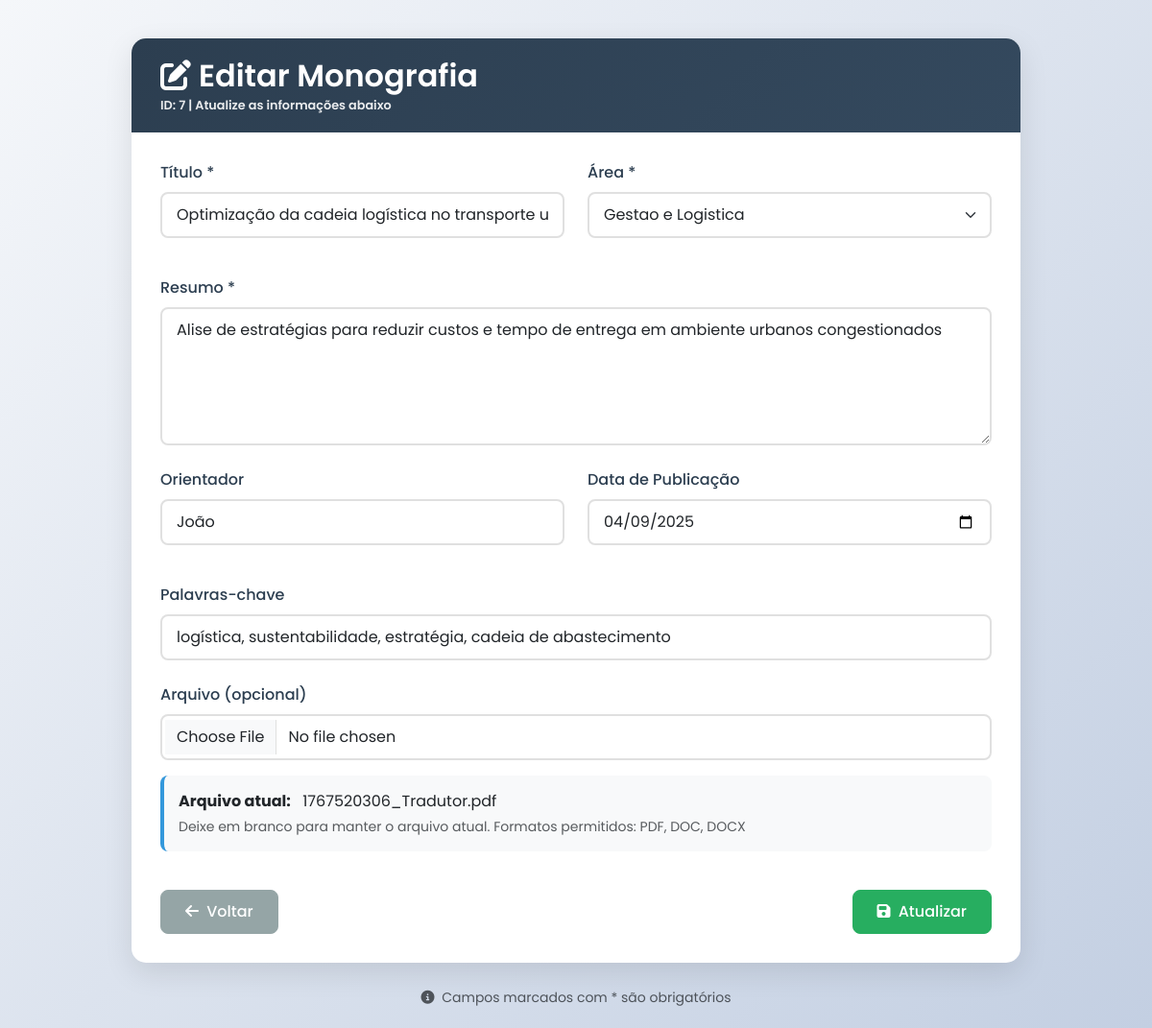
/admin/editar_monografia.php?id=7 (signed in), run on an earlier commit of the app's database.
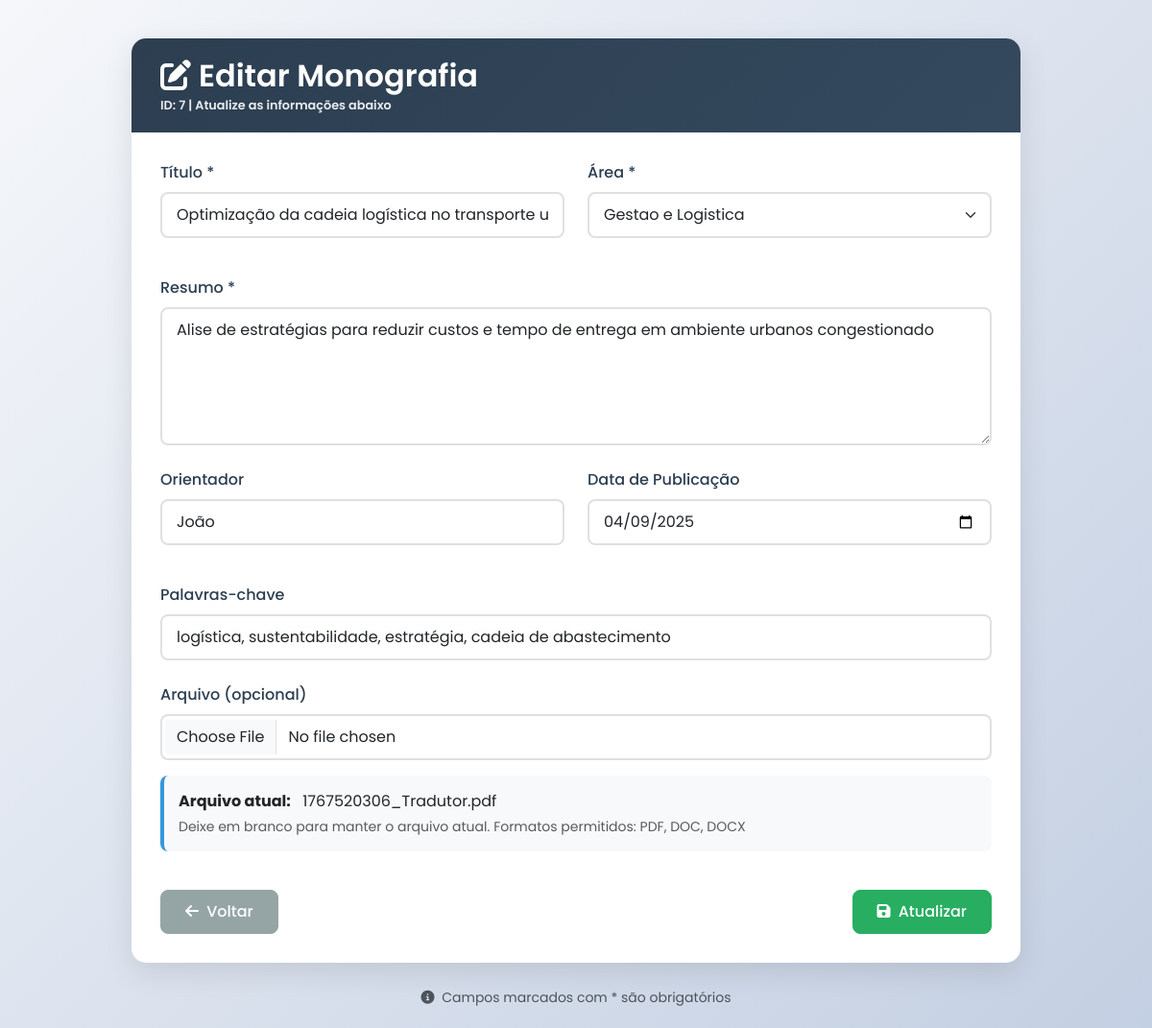
And on a later commit of the database.
### tables this page shows
CREATE TABLE `monografias` (
  `id` int NOT NULL AUTO_INCREMENT,
  `titulo` varchar(255) NOT NULL,
  `resumo` text NOT NULL,
  `autor_id` int NOT NULL,
  `orientador` varchar(100) DEFAULT NULL,
  `area` varchar(100) DEFAULT NULL,
  `palavras_chave` varchar(255) DEFAULT NULL,
  `arquivo` varchar(255) NOT NULL,
  `data_publicacao` date DEFAULT NULL,
  `status` enum('pendente','aprovado','rejeitado') DEFAULT 'pendente',
  `data_submissao` timestamp NULL DEFAULT CURRENT_TIMESTAMP,
  PRIMARY KEY (`id`),
  KEY `autor_id` (`autor_id`),
  CONSTRAINT `fk_monografias_autor` FOREIGN KEY (`autor_id`) REFERENCES `usuarios` (`id`) ON DELETE CASCADE ON UPDATE CASCADE
);

### admin/editar_monografia.php (the view, shortened to what the changed rows need)
<?php
require_once '../includes/config.php';
$id = (int) $_GET['id'];
try {
    $stmt = $db->prepare("SELECT * FROM monografias WHERE id = ?");
    $stmt->execute([$id]);
    $monografia = $stmt->fetch(PDO::FETCH_ASSOC);
} catch (Exception $e) {
    header("Location: ../admin/monografias.php?error=erro_bd");
    exit();
}
?>
<!DOCTYPE html>
<html lang="pt">
<head>
    <link rel="stylesheet" href="../assets/bootstrap/css/bootstrap.min.css">
    <link rel="stylesheet" href="../assets/fontawesome/css/all.min.css">
</head>
<body>
<div class="container">
    <div class="row justify-content-center">
        <div class="col-lg-10">
            <div class="form-container">
                <div class="form-header">
                    <h2>
                        <i class="fas fa-edit me-2"></i>Editar Monografia
                        <small class="d-block mt-1" style="font-size: 0.8rem; opacity: 0.9;">
                            ID: <?= $id ?> | Atualize as informações abaixo
                        </small>
                    </h2>
                </div>
                <div class="form-body">
                    <form method="POST" enctype="multipart/form-data">
                        <div class="row mb-4">
                            <div class="col-md-6 mb-3">
                                <label class="form-label">Título *</label>
                                <input type="text" class="form-control" name="titulo"
                                       value="<?= htmlspecialchars($monografia['titulo']) ?>" required>
                            </div>
                            <div class="col-md-6 mb-3">
                                <label class="form-label">Área *</label>
                                <select class="form-select" name="area" required>
                                    <?php
                                    $areas = [
                                        "Engenharia Mecatronica",
                                        "Engenharia dos Transportes",
                                        "Engenharia Informatica",
                                        "Informatica de Gestao",
                                        "Gestao e Logistica",
                                        "Gestao Aeronautica"
                                    ];
                                    foreach ($areas as $a):
                                    ?>
                                        <option value="<?= $a ?>" <?= $monografia['area'] === $a ? 'selected' : '' ?>>
                                            <?= $a ?>
                                        </option>
                                    <?php endforeach; ?>
                                </select>
                            </div>
                        </div>
                        <div class="mb-4">
                            <label class="form-label">Resumo *</label>
                            <textarea class="form-control" name="resumo" rows="5" required><?= htmlspecialchars($monografia['resumo']) ?></textarea>
                        </div>
                        <div class="row mb-4">
                            <div class="col-md-6 mb-3">
                                <label class="form-label">Orientador</label>
                                <input type="text" class="form-control" name="orientador"
                                       value="<?= htmlspecialchars($monografia['orientador']) ?>">
                            </div>
                            <div class="col-md-6 mb-3">
                                <label class="form-label">Data de Publicação</label>
                                <input type="date" class="form-control" name="data_publicacao"
                                       value="<?= $monografia['data_publicacao'] ?>">
                            </div>
                        </div>
                        <div class="mb-4">
                            <label class="form-label">Palavras-chave</label>
                            <input type="text" class="form-control" name="palavras_chave"
                                   value="<?= htmlspecialchars($monografia['palavras_chave']) ?>"
                                   placeholder="Separe por vírgulas">
                        </div>
                        <div class="mb-4">
                            <div class="file-info mt-3">
                                <strong>Arquivo atual:</strong>
                                <span class="ms-2"><?= htmlspecialchars($monografia['arquivo']) ?></span>
                                <div class="form-text">
                                    Deixe em branco para manter o arquivo atual. Formatos permitidos: PDF, DOC, DOCX
                                </div>
                            </div>
                        </div>
                    </form>
                </div>
            </div>
        </div>
    </div>
</div>
</body>
</html>

What changed in the data, as far as the page shows it:
changed monografias "1767520306_Tradutor.pdf": resumo "Alise de estratégias para reduzir custos e tempo de entrega em ambiente urbanos congestionados" → "Alise de estratégias para reduzir custos e tempo de entrega em ambiente urbanos congestionado"
